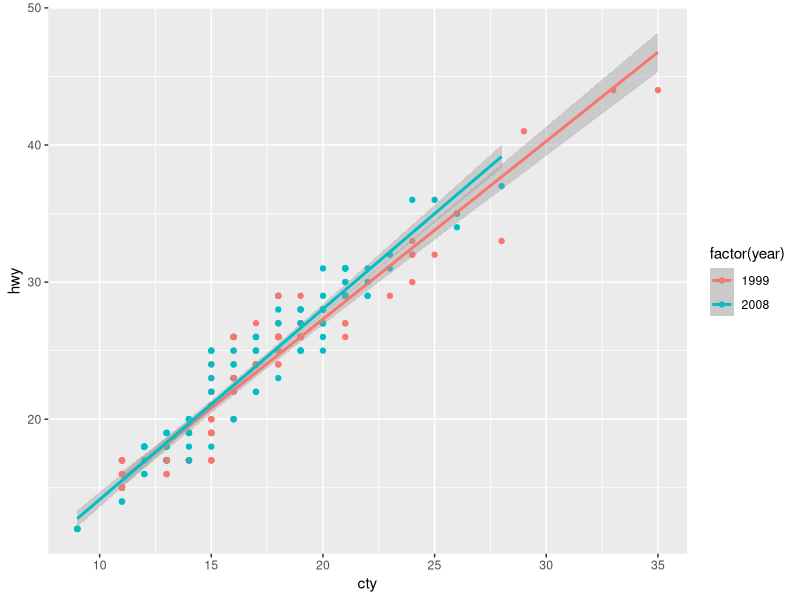

Generate this figure with R:
## ---- chunk 1
## install.packages("ggrepel")

library(ggplot2)
library(data.table)
library(magrittr)
library(tidyr)
library(ggrepel)
## ---- chunk 2
?ggplot

data(mpg)
str(mpg)
mpg <- as.data.table(mpg)
str(mpg)
unique(mpg$year)

?geom_point
?geom_smooth

ggplot(mpg, aes(cty, hwy, color = factor(year))) + geom_point() + geom_smooth(method = 'lm')
